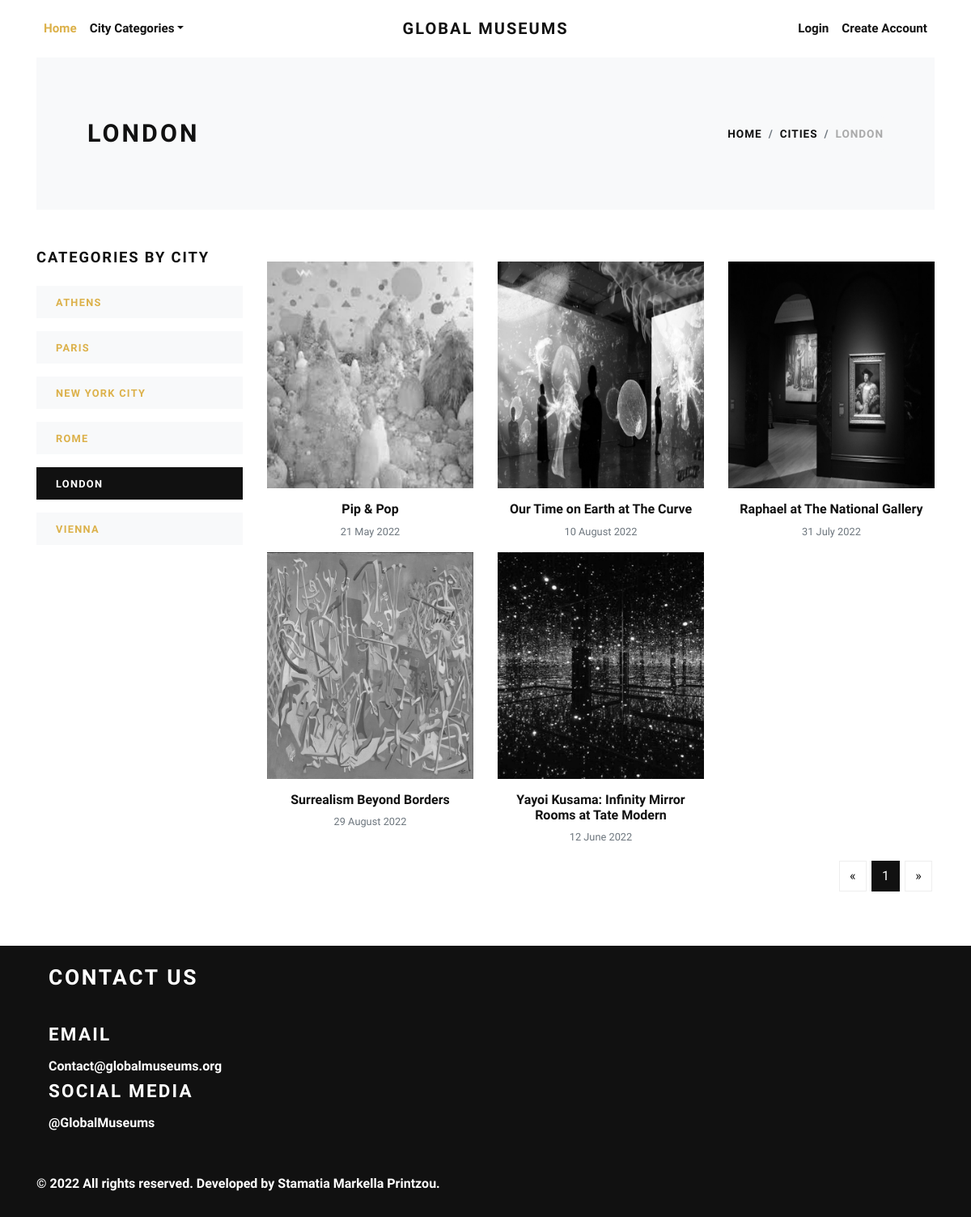
The app's page /london/ with its own data.
### store/models.py (models this page shows, shortened)
class Category(models.Model):
    title = models.CharField(max_length=50, verbose_name="Category Title")
    slug = models.SlugField(max_length=55, verbose_name="Category Slug")
    description = models.TextField(blank=True, verbose_name="Category Description")
    category_image = models.ImageField(upload_to='category', blank=True, null=True, verbose_name="Category Image")
    is_active = models.BooleanField(verbose_name="Is Active?")
    is_featured = models.BooleanField(verbose_name="Is Featured?")
    created_at = models.DateTimeField(auto_now_add=True, verbose_name="Created Date")
    updated_at = models.DateTimeField(auto_now=True, verbose_name="Updated Date")
    class Meta:
        verbose_name_plural = 'Categories'
        ordering = ('-created_at', )

class Product(models.Model):
    title = models.CharField(max_length=150, verbose_name="Product Title")
    slug = models.SlugField(max_length=160, verbose_name="Product Slug")
    sku = models.CharField(max_length=255, unique=True, verbose_name="Unique Product ID (SKU)")
    short_description = models.TextField(verbose_name="Short Description")
    detail_description = models.TextField(blank=True, null=True, verbose_name="Detail Description")
    product_image = models.ImageField(upload_to='product', blank=True, null=True, verbose_name="Product Image")
    price = models.DecimalField(max_digits=8, decimal_places=2)
    category = models.ForeignKey(Category, verbose_name="Product Categoy", on_delete=models.CASCADE)
    is_active = models.BooleanField(verbose_name="Is Active?")
    is_featured = models.BooleanField(verbose_name="Is Featured?")
    created_at = models.DateTimeField(auto_now_add=True, verbose_name="Created Date")
    updated_at = models.DateTimeField(auto_now=True, verbose_name="Updated Date")
    class Meta:
        verbose_name_plural = 'Products'
        ordering = ('-created_at', )

### store/views.py (the view)
# urls.py: path('<slug:slug>/', views.category_products, name="category-products"),
def category_products(request, slug):
    category = get_object_or_404(Category, slug=slug)
    products = Product.objects.filter(is_active=True, category=category)
    categories = Category.objects.filter(is_active=True)
    context = {
        'category': category,
        'products': products,
        'categories': categories,
    }
    return render(request, 'store/category_products.html', context)

### store/context_preprocessors.py (called while the page is built)
def store_menu(request):
    categories = Category.objects.filter(is_active=True)
    context = {
        'categories_menu': categories,
    }
    return context

def cart_menu(request):
    if request.user.is_authenticated:
        cart_items= Cart.objects.filter(user=request.user)
        context = {
            'cart_items': cart_items,
        }
    else:
        context = {}
    return context

### templates/store/category_products.html (shortened to what this page needs)
{% extends 'base.html' %}
{% load static %}
    {% block content %}
      <div class="container">
        <section class="py-5 bg-light">
          <div class="container">
            <div class="row px-4 px-lg-5 py-lg-4 align-items-center">
              <div class="col-lg-6">
                <h1 class="h2 text-uppercase mb-0">{{category.title}}</h1>
              </div>
              <div class="col-lg-6 text-lg-right">
                <nav aria-label="breadcrumb">
                  <ol class="breadcrumb justify-content-lg-end mb-0 px-0">
                    <li class="breadcrumb-item"><a href="{% url 'store:home' %}">Home</a></li>
                    <li class="breadcrumb-item"><a href="{% url 'store:all-categories' %}">Cities</a></li>
                    <li class="breadcrumb-item active" aria-current="page">{{category.title}}</li>
                  </ol>
                </nav>
              </div>
            </div>
          </div>
        </section>
        <section class="py-5">
          <div class="container p-0">
            <div class="row">
              <div class="col-lg-3 order-2 order-lg-1">
                <h5 class="text-uppercase mb-4">Categories By City</h5>
                {% if categories %}
                  {% for cat in categories %}
                    <a href="{% url 'store:category-products' cat.slug %}">
                      <div class="py-2 px-4 {% if category == cat %}bg-dark text-white {% else %}bg-light{% endif %} mb-3">
                        <strong class="small text-uppercase font-weight-bold">{{cat.title}}</strong>
                      </div>
                    </a>
                  {% endfor %}
                {% endif %}
                <div class="custom-control custom-checkbox mb-1"></div>
                <div class="custom-control custom-checkbox mb-1"></div>
                <div class="custom-control custom-checkbox mb-1"></div>
                <div class="custom-control custom-checkbox mb-1"></div>
                <div class="custom-control custom-checkbox mb-1"></div>
                <div class="custom-control custom-checkbox mb-4"></div>
                <div class="custom-control custom-radio"></div>
                <div class="custom-control custom-radio"></div>
                <div class="custom-control custom-radio"></div>
                <div class="custom-control custom-radio"></div>
              </div>
              <div class="col-lg-9 order-1 order-lg-2 mb-5 mb-lg-0">
                <div class="row">
                  {% if products %}
                    {% for product in products %}
                      <div class="col-lg-4 col-sm-6">
                        <div class="product text-center">
                          <div class="mb-3 position-relative">
                            <a class="d-block" href="{% url 'store:product-detail' product.slug %}">
                              {% if product.product_image %}
                                <img class="img-fluid w-100" src="{{product.product_image.url}}" alt="{{product.title}}">
                              {% else %}
                                <img class="img-fluid w-100" src="{% static 'img/product-1.jpg' %}" alt="{{product.title}}">
                              {% endif %}
                            </a>
                          </div>
                          <h6> <a class="reset-anchor" href="{% url 'store:product-detail' product.slug %}">{{product.title}}</a></h6>
                          <p class="small text-muted">{{product.sku}}</p>
                        </div>
                      </div>
                    {% endfor %}
                  {% endif %}
                </div>
                <nav aria-label="Page navigation example">
                  <ul class="pagination justify-content-center justify-content-lg-end">
                    <li class="page-item"><a class="page-link" href="#" aria-label="Previous"><span aria-hidden="true">«</span></a></li>
                    <li class="page-item active"><a class="page-link" href="#">1</a></li>
                    <li class="page-item"><a class="page-link" href="#" aria-label="Next"><span aria-hidden="true">»</span></a></li>
                  </ul>
                </nav>
              </div>
            </div>
          </div>
        </section>
      </div>
      {% endblock content %}

### globalmuseum/static/css/style.default.css (style rules this page uses)
strong { font-weight: 700; }
.product img { -webkit-filter: grayscale(40%); filter: grayscale(40%); transition: all 0.3s; }
.text-uppercase { text-transform: uppercase; letter-spacing: 0.1em; }
.reset-anchor { color: inherit; transition: all 0.3s; }
body { font-family: "Libre Franklin", sans-serif; font-size: 1rem; font-weight: 400; line-height: 1.5; color: #111111; background-color: #fff; }
a { color: #dcb14a; text-decoration: none; }
h1, h2, h3, h4, h5, h6, .h1, .h2, .h3, .h4, .h5, .h6 { margin-bottom: 0.5rem; font-family: inherit; font-weight: 900; line-height: 1.2; color: inherit; }
h1, .h1 { font-size: 2.2rem; }
h2, .h2 { font-size: 1.9rem; }
h5, .h5 { font-size: 1.15rem; }
h6, .h6 { font-size: 1rem; }
small, .small { font-size: 80%; font-weight: 400; }
.page-item:first-child .page-link { border-top-left-radius: 0; border-bottom-left-radius: 0; }
.page-item:last-child .page-link { border-top-right-radius: 0; border-bottom-right-radius: 0; }
.page-item.active .page-link { color: #fff; background-color: #111111; border-color: #111111; }
.page-link { padding: 0.5rem 0.75rem; line-height: 1.25; color: #111111; background-color: none; border: 1px solid #eee; margin: 0.2rem; transition: all 0.3s; }
.bg-light { background-color: #f8f9fa !important; }
.bg-dark { background-color: #111111 !important; }
.breadcrumb { background: #f8f9fa; }
.breadcrumb-item { font-size: 0.85rem; text-transform: uppercase; letter-spacing: 0.07em; font-weight: 900; color: #111111; }
.breadcrumb-item a { color: inherit; transition: all 0.3s; }
.breadcrumb-item.active { color: #aaa; }

### records on screen
Category: title "LONDON"
Category: title "ATHENS"
Category: title "PARIS"
Category: title "NEW YORK CITY"
Category: title "ROME"
Category: title "VIENNA"
Product: product_image (picture), title "Pip & Pop", sku "21 May 2022"
Product: product_image (picture), title "Our Time on Earth at The Curve", sku "10 August 2022"
Product: product_image (picture), title "Raphael at The National Gallery", sku "31 July 2022"
Product: product_image (picture), title "Surrealism Beyond Borders", sku "29 August 2022"
Product: product_image (picture), title "Yayoi Kusama: Infinity Mirror Rooms at Tate Modern", sku "12 June 2022"
